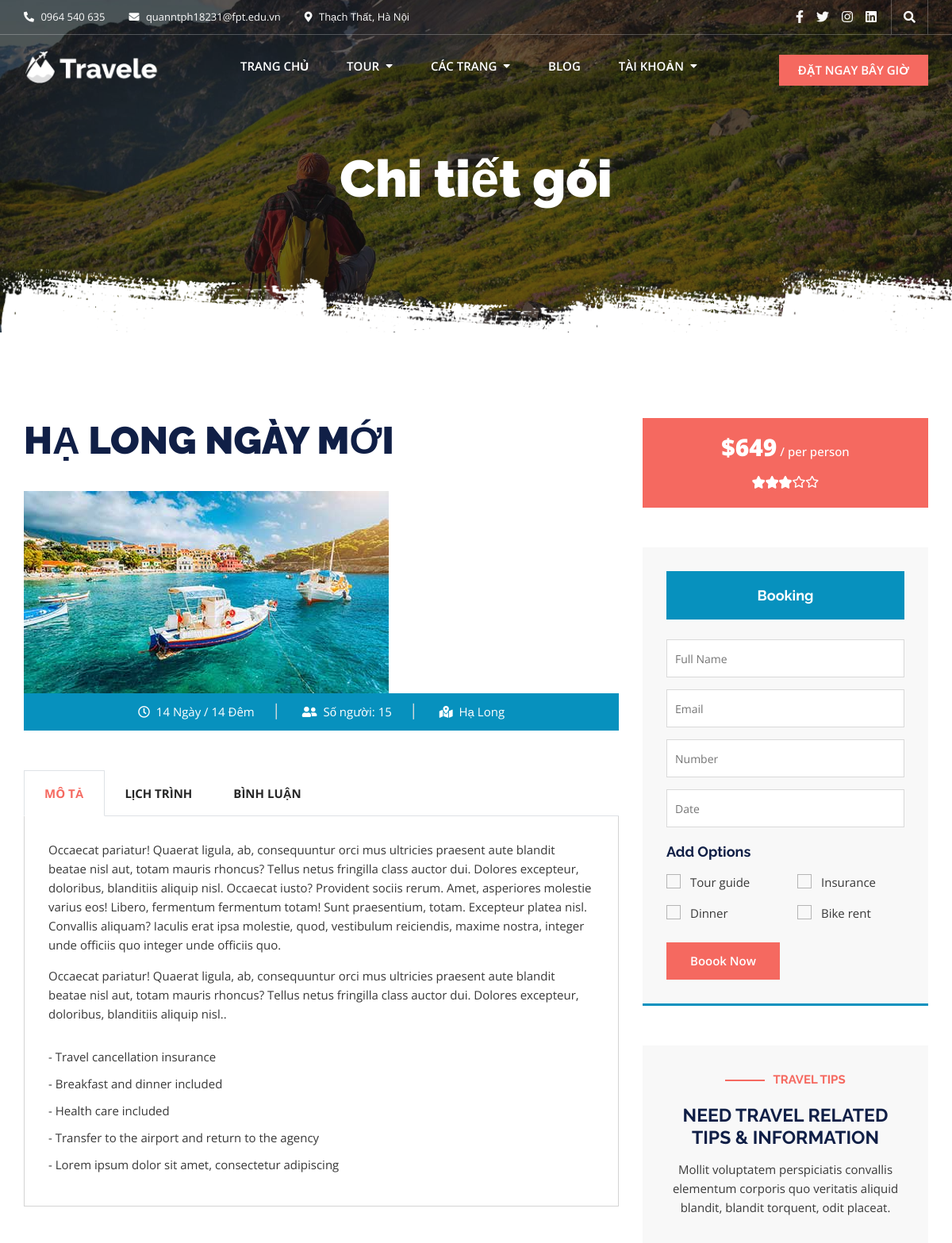
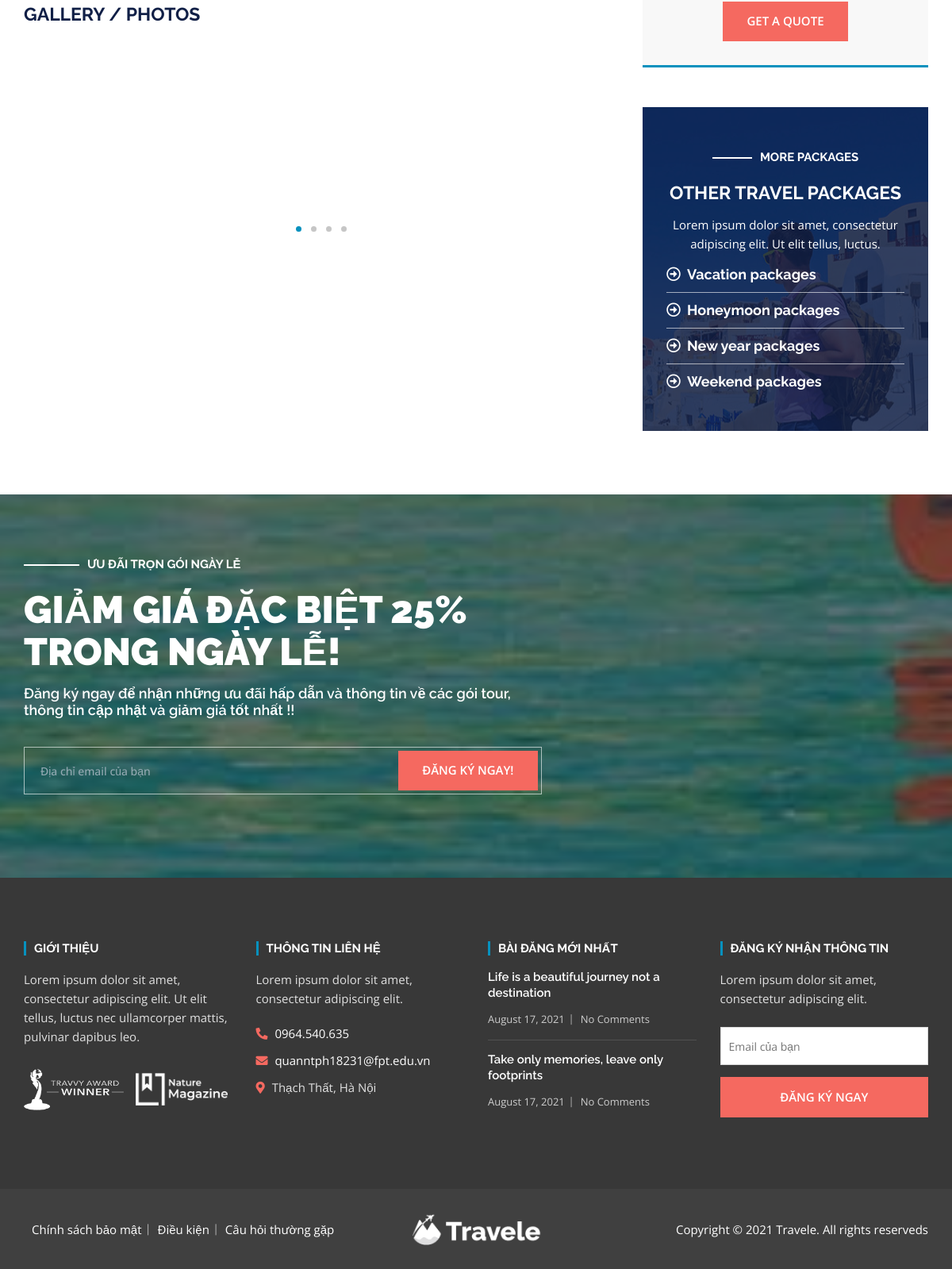
The app's page /tour-detail&&id=22 with its own data (2 pictures, top to bottom).
### tables this page shows
CREATE TABLE `tours` (
  `id` int(11) NOT NULL,
  `id_category` int(11) NOT NULL,
  `destination` varchar(225) NOT NULL,
  `people` int(11) NOT NULL,
  `days` int(11) NOT NULL,
  `nights` int(11) NOT NULL,
  `price` decimal(11,0) NOT NULL,
  `discount` int(11) NOT NULL,
  `image` varchar(225) NOT NULL,
  `status` int(11) NOT NULL DEFAULT 0,
  `title` varchar(225) NOT NULL,
  `description` text DEFAULT NULL,
  `detail_photo` varchar(225) NOT NULL,
  `start_day` date DEFAULT NULL,
  `end_day` date DEFAULT NULL
);

### business/homepage/tour-detail.php (called while the page is built)
<?php
    function tour_detail(){
        if(isset($_GET['id'])){
            $id = $_GET['id'];
            $sql = "SELECT  * FROM tours WHERE id=$id ";
            $tour_detail = executeQuery_one($sql);
        }
        include_once "./views/homepage/layouts/tours/tour-detail.php";
    }
?>

### dao/system_dao.php (called while the page is built, shortened)
<?php
    function get_connect(){
        $connect = new PDO("mysql:host=127.0.0.1;dbname=duan1;charset=utf8","root","");
        return $connect;
    }
    function executeQuery_one($sql, $getOne = true){
        $connect = get_connect();
        $stmt = $connect->prepare($sql);
        $stmt->execute();
        $data = $stmt->fetch();
        if($getOne){
            return $data;
        }else{
            if(count($data) > 0){
                return $data[0];
            }
        }
    }
?>

### views/homepage/layouts/tours/tour-detail.php (the view, shortened to what this page needs)
<!doctype html>
<html lang="en">
<head>
      <?php include_once "./views/homepage/layouts/style.php" ?>
   </head>
   <body>
      <div id="page" class="full-page">
         <header id="masthead" class="site-header header-primary">
            <?php
            include_once "./views/homepage/layouts/top-header.php";
            include_once "./views/homepage/layouts/bottom-header.php"
            ?>
         </header>
         <main id="content" class="site-main">
            <section class="inner-banner-wrap">
               <div class="inner-baner-container" style="background-image: url(<?=HOME_ASSESTS?>images/inner-banner.jpg);">
                  <div class="container">
                     <div class="inner-banner-content">
                        <h1 class="inner-title">Chi tiết gói</h1>
                     </div>
                  </div>
               </div>
               <div class="inner-shape"></div>
            </section>
            <div class="single-tour-section">
               <div class="container">
                  <div class="row">
                     <div class="col-lg-8">
                        <div class="single-tour-inner">
                           <h2><?=$tour_detail['title']?></h2>
                           <figure class="feature-image">
                              <img src="<?=PUBLIC_HOME_ASSETS?><?=$tour_detail['detail_photo']?>" alt="">
                              <div class="package-meta text-center">
                                 <ul>
                                    <li>
                                       <i class="far fa-clock"></i>
                                       <?=$tour_detail['days']?> Ngày / <?=$tour_detail['nights']?> Đêm
                                    </li>
                                    <li>
                                       <i class="fas fa-user-friends"></i>
                                       Số người: <?=$tour_detail['people']?>
                                    </li>
                                    <li>
                                       <i class="fas fa-map-marked-alt"></i>
                                       <?=$tour_detail['destination']?>
                                    </li>
                                 </ul>
                              </div>
                           </figure>
                           <div class="tab-container">
                              <ul class="nav nav-tabs" id="myTab" role="tablist">
                                 <li class="nav-item">
                                    <a class="nav-link active" id="overview-tab" data-toggle="tab" href="#overview" role="tab" aria-controls="overview" aria-selected="true">Mô tả</a>
                                 </li>
                                 <li class="nav-item">
                                    <a class="nav-link" id="program-tab" data-toggle="tab" href="#program" role="tab" aria-controls="program" aria-selected="false">Lịch Trình</a>
                                 </li>
                                 <li class="nav-item">
                                    <a class="nav-link" id="review-tab" data-toggle="tab" href="#review" role="tab" aria-controls="review" aria-selected="false">Bình Luận</a>
                                 </li>
                              </ul>
                              <div class="tab-content" id="myTabContent">
                                 <div class="tab-pane fade show active" id="overview" role="tabpanel" aria-labelledby="overview-tab">
                                    <div class="overview-content">
                                       <p>Occaecat pariatur! Quaerat ligula, ab, consequuntur orci mus ultricies praesent aute blandit beatae nisl aut, totam mauris rhoncus? Tellus netus fringilla class auctor dui. Dolores excepteur, doloribus, blanditiis aliquip nisl. Occaecat iusto? Provident sociis rerum. Amet, asperiores molestie varius eos! Libero, fermentum fermentum totam! Sunt praesentium, totam. Excepteur platea nisl. Convallis aliquam? Iaculis erat ipsa molestie, quod, vestibulum reiciendis, maxime nostra, integer unde officiis quo integer unde officiis quo.</p>
                                       <p>Occaecat pariatur! Quaerat ligula, ab, consequuntur orci mus ultricies praesent aute blandit beatae nisl aut, totam mauris rhoncus? Tellus netus fringilla class auctor dui. Dolores excepteur, doloribus, blanditiis aliquip nisl..</p>
                                       <ul>
                                         <li>- Travel cancellation insurance</li>
                                         <li>- Breakfast and dinner included</li>
                                         <li>- Health care included</li>
                                         <li>- Transfer to the airport and return to the agency</li>
                                         <li>- Lorem ipsum dolor sit amet, consectetur adipiscing</li>
                                       </ul>
                                    </div>
                                 </div>
                              </div>
                           </div>
                           <div class="single-tour-gallery">
                              <h3>GALLERY / PHOTOS</h3>
                              <div class="single-tour-slider">
                                 <div class="single-tour-item">
                                    <figure class="feature-image">
                                       <img src="assets/images/img28.jpg" alt="">
                                    </figure>
                                 </div>
                                 <div class="single-tour-item">
                                    <figure class="feature-image">
                                       <img src="assets/images/img29.jpg" alt="">
                                    </figure>
                                 </div>
                              </div>
                           </div>
                        </div>
                     </div>
                     <div class="col-lg-4">
                        <div class="sidebar">
                           <div class="package-price">
                              <h5 class="price">
                                 <span>$649</span> / per person
                              </h5>
                              <div class="start-wrap">
                                 <div class="rating-start" title="Rated 5 out of 5">
                                    <span style="width: 60%"></span>
                                 </div>
                              </div>
                           </div>
                           <div class="widget-bg booking-form-wrap">
                              <h4 class="bg-title">Booking</h4>
                              <form class="booking-form">
                                 <div class="row">
                                    <div class="col-sm-12">
                                       <div class="form-group">
                                          <input name="name_booking" type="text" placeholder="Full Name">
                                       </div>
                                    </div>
                                    <div class="col-sm-12">
                                       <div class="form-group">
                                          <input name="email_booking" type="text" placeholder="Email">
                                       </div>
                                    </div>
                                    <div class="col-sm-12">
                                       <div class="form-group">
                                          <input name="phone_booking" type="text" placeholder="Number">
                                       </div>
                                    </div>
                                    <div class="col-sm-12">
                                       <div class="form-group">
                                          <input class="input-date-picker" type="text" name="s" autocomplete="off" readonly="readonly" placeholder="Date">
                                       </div>
                                    </div>
                                    <div class="col-sm-12">
                                       <h4 class="">Add Options</h4>
                                    </div>
                                    <div class="col-sm-6">
                                       <div class="form-group">
                                          <label class="checkbox-list">
                                             <span class="custom-checkbox"></span>
                                             Tour guide
                                          </label>
                                       </div>
                                    </div>
                                    <div class="col-sm-6">
                                       <div class="form-group">
                                          <label class="checkbox-list">
                                             <span class="custom-checkbox"></span>
                                             Insurance
                                          </label>
                                       </div>
                                    </div>
                                    <div class="col-sm-6">
                                       <div class="form-group">
                                          <label class="checkbox-list">
                                             <span class="custom-checkbox"></span>
                                             Dinner
                                          </label>
                                       </div>
                                    </div>
                                    <div class="col-sm-6">
                                       <div class="form-group">
                                          <label class="checkbox-list">
                                             <span class="custom-checkbox"></span>
                                             Bike rent
                                          </label>
                                       </div>
                                    </div>
                                    <div class="col-sm-12">
                                       <div class="form-group submit-btn">
                                          <input type="submit" name="submit" value="Boook Now">
                                       </div>
                                    </div>
                                 </div>
                              </form>
                           </div>
                           <div class="widget-bg information-content text-center">
                              <h5>TRAVEL TIPS</h5>
                              <h3>NEED TRAVEL RELATED TIPS & INFORMATION</h3>
                              <p>Mollit voluptatem perspiciatis convallis elementum corporis quo veritatis aliquid blandit, blandit torquent, odit placeat. </p>
                              <a href="#" class="button-primary">GET A QUOTE</a>
                           </div>
                           <div class="travel-package-content text-center" style="background-image: url(assets/images/img11.jpg);">
                              <h5>MORE PACKAGES</h5>
                              <h3>OTHER TRAVEL PACKAGES</h3>
                              <p>Lorem ipsum dolor sit amet, consectetur adipiscing elit. Ut elit tellus, luctus.</p>
                              <ul>
                                 <li>
                                    <a href="#"><i class="far fa-arrow-alt-circle-right"></i>Vacation packages</a>
                                 </li>
                                 <li>
                                    <a href="#"><i class="far fa-arrow-alt-circle-right"></i>Honeymoon packages</a>
                                 </li>
                                 <li>
                                    <a href="#"><i class="far fa-arrow-alt-circle-right"></i>New year packages</a>
                                 </li>
                                 <li>
                                    <a href="#"><i class="far fa-arrow-alt-circle-right"></i>Weekend packages</a>
                                 </li>
                              </ul>
                           </div>
                        </div>
                     </div>
                  </div>
               </div>
            </div>
            <section class="subscribe-section" style="background-image: url(<?=HOME_ASSESTS?>/images/img16.jpg);">
            <div class="container">
               <div class="row">
                  <div class="col-lg-7">
                     <div class="section-heading section-heading-white">
                        <h5 class="dash-style">ƯU ĐÃI TRỌN GÓI NGÀY LỄ</h5>
                        <h2>GIẢM GIÁ ĐẶC BIỆT 25% TRONG NGÀY LỄ!</h2>
                        <h4>Đăng ký ngay để nhận những ưu đãi hấp dẫn và thông tin về các gói tour, thông tin cập nhật và giảm giá tốt nhất !!</h4>
                        <div class="newsletter-form">
                           <form>
                              <input type="email" name="s" placeholder="Địa chỉ email của bạn">
                              <input type="submit" name="signup" value="ĐĂNG KÝ NGAY!">
                           </form>
                        </div>
                     </div>
                  </div>
               </div>
            </div>
         </section>
         </main>
         <?php include_once "./views/homepage/layouts/footer.php" ?>
      </div>
   </body>
</html>

### records on screen
tours: title "HẠ LONG NGÀY MỚI", detail_photo (picture), days "14", nights "14", people "15", destination "Hạ Long"
